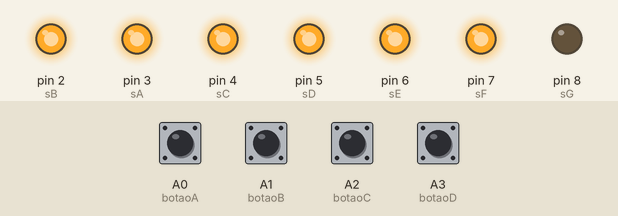
Bench run of a sketch on a simulated Arduino Uno, built with avr-gcc and run on an emulated ATmega328P. Shown: output pins drawn as LEDs (lit = HIGH). The test bench sets the inputs (shaded band); at power-on: A0 (botaoA), A1 (botaoB), A2 (botaoC), A3 (botaoD) LOW.

Above: at 1.2 s.
1.3 s: A0 (botaoA) pulled HIGH for 0.15 s
At 1.37 s:
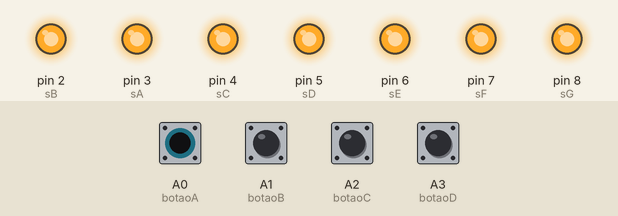
2.9 s: A1 (botaoB) pulled HIGH for 0.15 s
At 2.97 s:
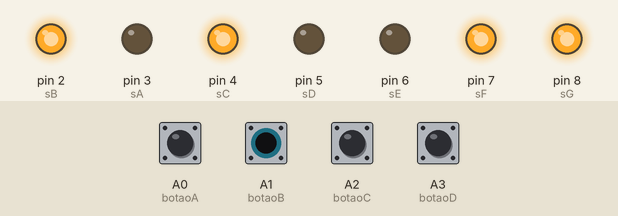
4.5 s: A2 (botaoC) pulled HIGH for 0.15 s
At 4.57 s:
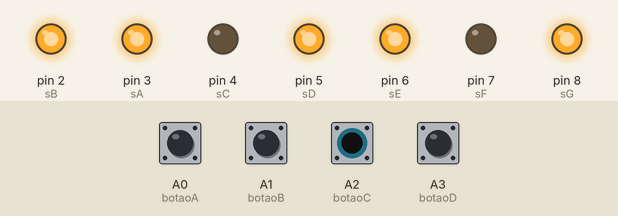
6.1 s: A3 (botaoD) pulled HIGH for 0.15 s
At 6.17 s:
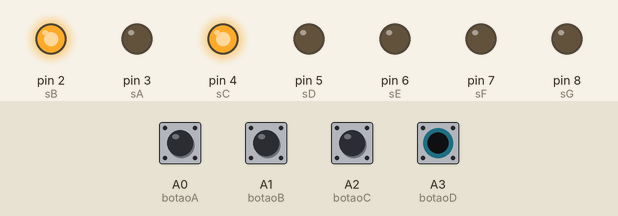
7.7 s: A0 (botaoA) driven HIGH and A1 (botaoB) driven HIGH
At 8.9 s:
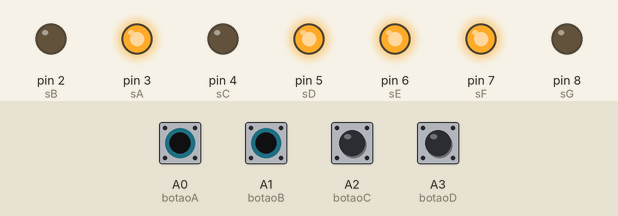
9.2 s: A2 (botaoC) pulled HIGH for 1 s
At 10.0 s:
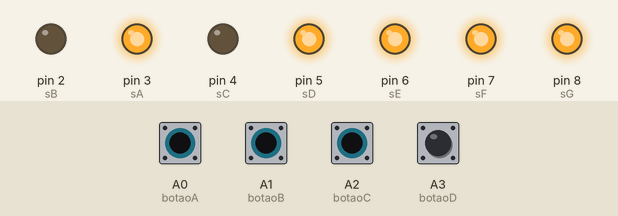
Timing chart, 0 to 12.2 s (numbered marks = the images above; inputs shaded):
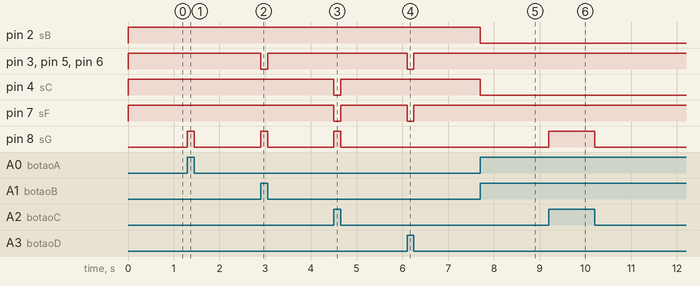

The sketch:

Circuitos_2VA.ino
```cpp
#define sA 3
#define sB 2
#define sC 4
#define sD 5
#define sE 6
#define sF 7
#define sG 8
#define botaoA A0
#define botaoB A1
#define botaoC A2
#define botaoD A3

void setup()
{
	pinMode(sA, OUTPUT);
	pinMode(sB, OUTPUT);
	pinMode(sC, OUTPUT);
	pinMode(sD, OUTPUT);
	pinMode(sE, OUTPUT);
	pinMode(sF, OUTPUT);
	pinMode(sG, OUTPUT);
    pinMode(botaoA, INPUT);
  	pinMode(botaoB, INPUT);
 	pinMode(botaoC, INPUT);
  	pinMode(botaoD, INPUT);
}

void loop()
{
	bool A = digitalRead(botaoA);
  	bool B = digitalRead(botaoB);
  	bool C = digitalRead(botaoC);
  	bool D = digitalRead(botaoD);

  acendeA(A, B, C, D);
  acendeB(A, B, C, D);
  acendeC(A, B, C, D);
  acendeD(A, B, C, D);
  acendeE(A, B, C, D);
  acendeF(A, B, C, D);
  acendeG(A, B, C, D);

}

void acendeA(int A, int B, int C, int D){
  bool liga = (B&&C) || (A&&!C&&!D) || (!B&&!D) || (!A&&B&&D) || (!A&&C&&D) || (A&&!B&&!C);
  digitalWrite(sA, liga);
}
void acendeB(int A, int B, int C, int D){
  bool liga = (!A&&!B) || (!A&&!C&&!D) || (A&&!C&&D) || (!A&&C&&D) || (!B&&!D);
  digitalWrite(sB, liga);
}
void acendeC(int A, int B, int C, int D){
  bool liga = (!A&&!C) || (A&&!B) || (!A&&C&&D) || (A&&!C&&D) || (!A&&B&&C);
  digitalWrite(sC, liga);
}
void acendeD(int A, int B, int C, int D){
  bool liga = (A&&!C) || (!A&&!B&&!D) || (!A&&!B&&C) || (A&&C&&!D) || (A&&!B&&D) || (B&&!C&&D);
  digitalWrite(sD, liga);
}
void acendeE(int A, int B, int C, int D){
  bool liga = (!A&&!B&&!D) || (A&&C) || (A&&!B&&!D) || (A&&B&&!C) || (!A&&C&&!D);
  digitalWrite(sE, liga);
}
void acendeF(int A, int B, int C, int D){
  bool liga = (!C&&!D) || (!A&&B&&!C) || (B&&C&&!D) || (A&&!B&&D) || (A&&C);
  digitalWrite(sF, liga);
}
void acendeG(int A, int B, int C, int D){
  bool liga = (!A&&B&&!C) || (A&&!B) || (!A&&!B&&C) || (A&&D) || (C&&!D);
  digitalWrite(sG, liga);
}
```

Measured:
- after the input at 1.3 s, pin 8 (sG): LOW → HIGH at once, → LOW 0.15 s later
- after the input at 2.9 s, pin 3 (sA), pin 5 (sD), pin 6 (sE): HIGH → LOW at once, → HIGH 0.15 s later; pin 8 (sG): LOW → HIGH at once, → LOW 0.15 s later
- after the input at 4.5 s, pin 4 (sC), pin 7 (sF): HIGH → LOW at once, → HIGH 0.15 s later; pin 8 (sG): LOW → HIGH at once, → LOW 0.15 s later
- after the input at 6.1 s, pin 3 (sA), pin 5 (sD), pin 6 (sE), pin 7 (sF): HIGH → LOW at once, → HIGH 0.15 s later
- after the input at 7.7 s, pin 2 (sB), pin 4 (sC): HIGH → LOW at once
- after the input at 9.2 s, pin 8 (sG): LOW → HIGH at once, → LOW 1.0 s later
